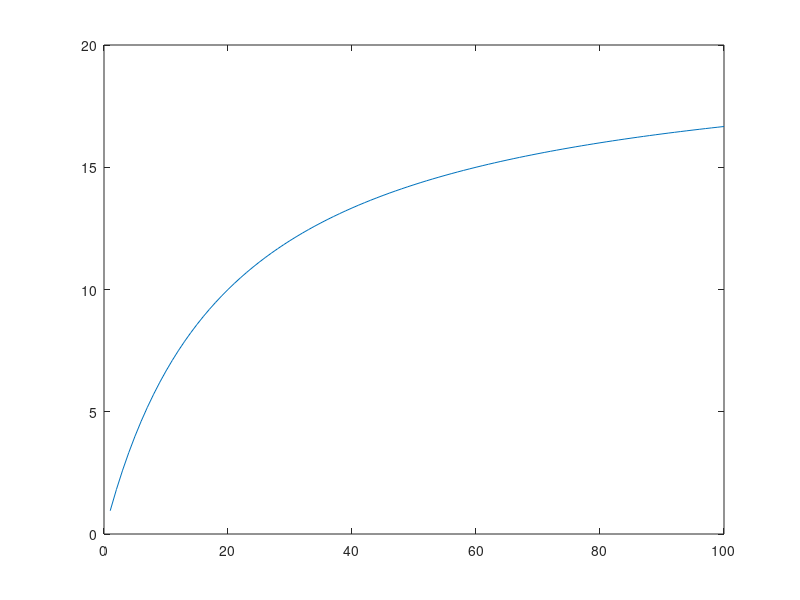

The MATLAB source for this figure: (Note: this script raises an error after producing the figure.)
clear all
clc
Vmax = 20;
Km = 20;
S = 1:100;
v = Vmax*S./(Km+S);
GoodS = Km; 
figure,
plot(S,v)
hold on
text(GoodS,Vmax/2,['\leftarrow Vm'],'Color','black',FontSize=13)
xlabel(['[S]'])
ylabel(['Velocity v'])
set(gca,'xticklabel',[]); 
set(gca,'yticklabel',[]); 
title('v = Vm*S./(Km+S)')
